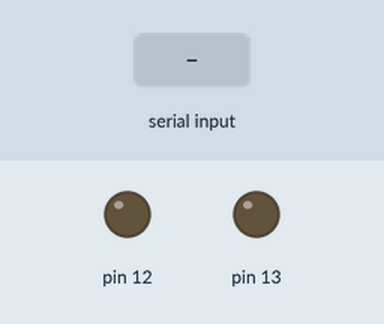
Bench run of a sketch on a simulated Arduino Uno, built with avr-gcc and run on an emulated ATmega328P. Parts: output pins drawn as LEDs (lit = HIGH). The inputs (shaded band) are chosen by the test bench. What the sketch prints to the serial monitor is not drawn.

Above: at 1.2 s.
1.3 s: "led on\n" received over Serial
At 2.2 s:
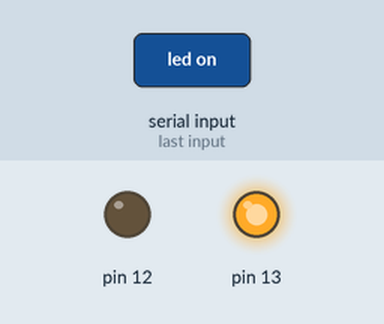
2.8 s: "alarm on\n" received over Serial
At 3.4 s:
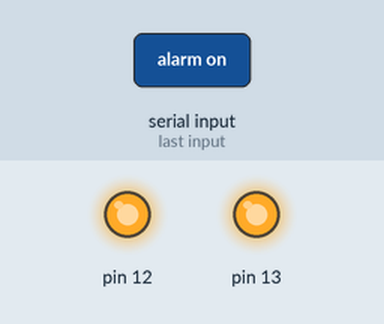
4.3 s: "led off\n" received over Serial
At 5.7 s:
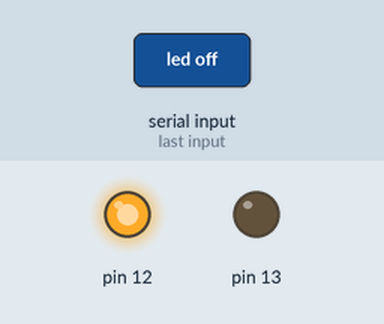
Timing chart, 0 to 7.3 s (numbered marks = the images above; inputs shaded):
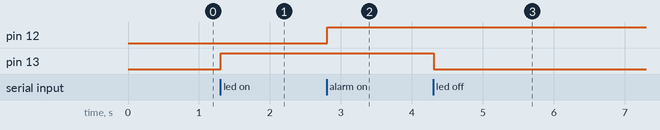

Measured:
- after the input at 1.3 s, pin 13: LOW → HIGH at once
- after the input at 2.8 s, pin 12: LOW → HIGH at once
- after the input at 4.3 s, pin 13: HIGH → LOW at once

The sketch:

Execution.ino
```cpp
String InBytes;
void setup() {
  // put your setup code here, to run once:
  Serial.begin(9600);
  pinMode(12,OUTPUT);
  pinMode(13,OUTPUT);
}

void loop() {
  // put your main code here, to run repeatedly:
  if(Serial.available()>0){
    InBytes=Serial.readStringUntil('\n');
    if(InBytes=="led on"){
      digitalWrite(13,HIGH);
      Serial.write("Led On");
    }
    if(InBytes=="led off"){
      digitalWrite(13,LOW);
      Serial.write("Led Off");
    }
    if(InBytes=="alarm on"){
      digitalWrite(12,HIGH);
      Serial.write("Alar, On");
    }
    if(InBytes=="alarm off"){
      digitalWrite(12,LOW);
      Serial.write("Alarm Off");
    }
    else{
      Serial.write("Invalid Input");
    }
  }
}
```
